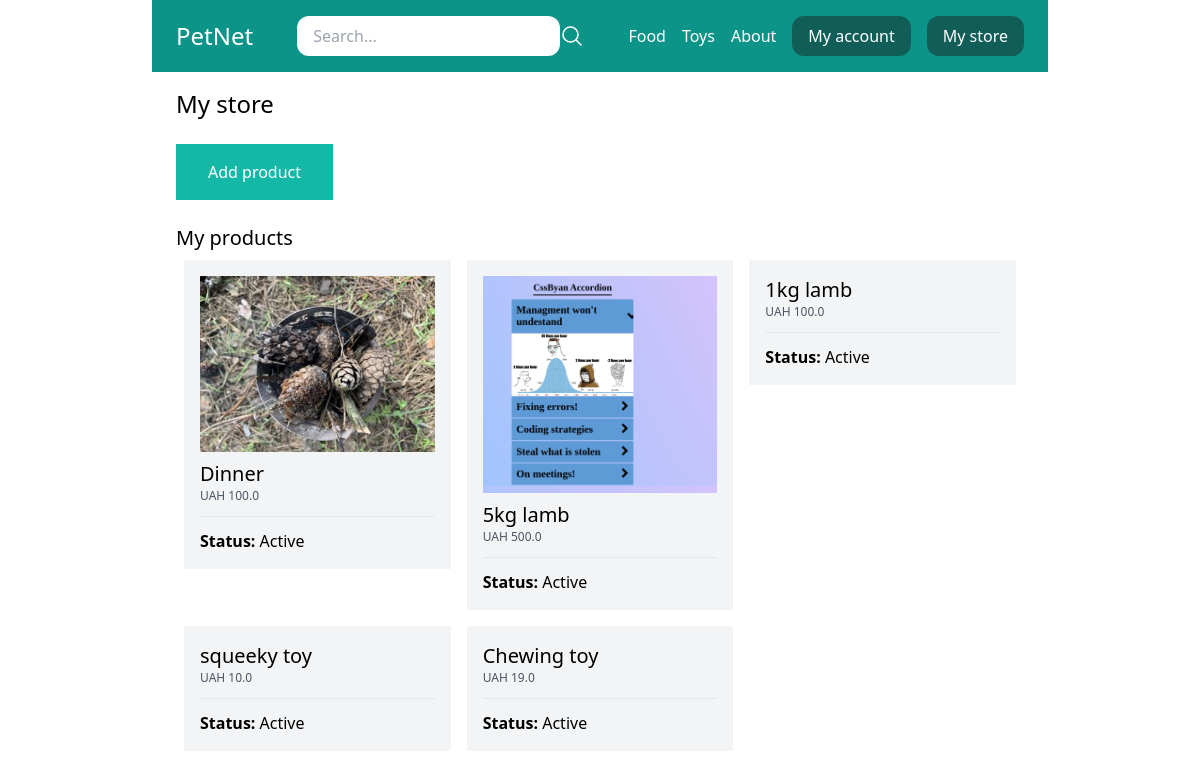
/my-store/ (signed in), run on the app's committed database.
### store/models.py (models this page shows, shortened)
class Category(models.Model):
    title = models.CharField(max_length=50)
    slug = models.SlugField(max_length=50)
    class Meta:
        verbose_name = 'Category'
        verbose_name_plural = 'Categories'

class Product(models.Model):
    DRAFT = 'draft'
    WAITING_APPROVAL = 'waitingapproval'
    ACTIVE = 'active'
    DELETED = 'deleted'
    STATUS_CHOICES = (
        (DRAFT, 'Draft'),
        (WAITING_APPROVAL, 'Waiting approval'),
        (ACTIVE, 'Active'),
        (DELETED, 'Deleted'),
    )
    user = models.ForeignKey(User, related_name='products', on_delete=models.CASCADE)
    category = models.ForeignKey(Category, related_name='products', on_delete=models.CASCADE)
    title = models.CharField(max_length=50)
    slug = models.SlugField(max_length=50)
    description = models.TextField(blank=True)
    price = models.IntegerField()
    image = models.ImageField(upload_to='uploads/product_images', blank=True, null=True)
    thumbnail = models.ImageField(upload_to='uploads/product_images/thumbnail', blank=True, null=True)
    created_at = models.DateTimeField(auto_now_add=True)
    updated_at = models.DateTimeField(auto_now=True)
    status = models.CharField(max_length=50, choices=STATUS_CHOICES, default=ACTIVE)
    class Meta:
        ordering = ("-created_at",)
    def get_display_price(self):
        return self.price / 100

### userprofile/views.py (the view)
# urls.py: path('my-store/', views.my_store, name='my_store'),
@login_required
def my_store(request):
    products = request.user.products.exclude(status=Product.DELETED)
    return render(request, 'userprofile/my_store.html', {
        'products': products
    })

### store/templatetags/menu.py (called while the page is built)
@register.inclusion_tag('core/menu.html')
def menu():
    categories = Category.objects.all()
    return {'categories': categories}

### userprofile/templates/userprofile/my_store.html (shortened to what this page needs)
{% extends 'core/base.html' %}
{% block content %}
    <h1 class="text-2xl">My store</h1>
    <a href="{% url 'add_product' %}" class="mt-6 inline-block py-4 px-8 bg-teal-500 text-white">Add product</a>
    <h2 class="mt-6 text-xl">My products</h2>
    {% if products %}
        <div class="flex flex-wrap">
            {% for product in products %}
                <div class="product w-1/3 p-2">
                    <div class="p-4 bg-gray-100">
                        <a href="{% url 'edit_product' product.id %}">
                            {% if product.image %}
                                <div class="image mb-2">
                                    <img src="{{ product.image.url }}" alt="Image of {{ product.title }}">
                                </div>
                            {% endif %}
                                <h2 class="text-xl">{{ product.title }}</h2>
                            <p class="text-xs text-gray-600">UAH  {{ product.get_display_price }}</p>
                            <hr class="my-3">
                            <p><strong>Status:   </strong>{{ product.get_status_display }}</p>
                        </a>
                    </div>
                </div>
            {% endfor %}
        </div>
    {% else %}
    <p class="mt-4 py-4 px-8 bg-gray-200">You don't have any products yet...</p>
    {% endif %}
{% endblock %}

### core/templates/core/menu.html
{% for category in categories %}
<a href="{% url 'category_detail' category.slug %}" class="text-white">{{ category.title }}</a>
{% endfor %}
<a href="{% url 'about' %}" class="text-white">About</a>

### data on the page
Category: title "Food"
Category: title "Toys"
Product: image (picture), title "Dinner", get_display_price "100.0", status "Active"
Product: image (picture), title "5kg lamb", get_display_price "500.0", status "Active"
Product: title "1kg lamb", get_display_price "100.0", status "Active"
Product: title "squeeky toy", get_display_price "10.0", status "Active"
Product: title "Chewing toy", get_display_price "19.0", status "Active"
